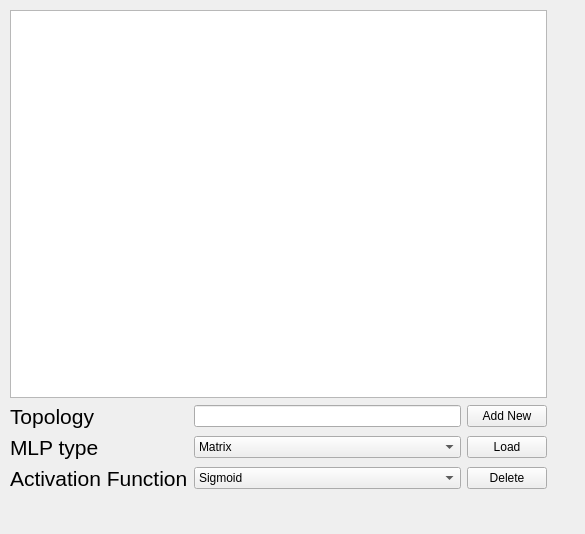
<?xml version="1.0" encoding="UTF-8"?>
<ui version="4.0">
 <class>aboba</class>
 <widget class="QWidget" name="aboba">
  <property name="geometry">
   <rect>
    <x>0</x>
    <y>0</y>
    <width>585</width>
    <height>534</height>
   </rect>
  </property>
  <property name="windowTitle">
   <string>Form</string>
  </property>
  <widget class="QWidget" name="gridLayoutWidget">
   <property name="geometry">
    <rect>
     <x>10</x>
     <y>10</y>
     <width>537</width>
     <height>481</height>
    </rect>
   </property>
   <layout class="QGridLayout" name="gridLayout">
    <item row="2" column="2">
     <widget class="QPushButton" name="LoadAboba">
      <property name="text">
       <string>Load</string>
      </property>
     </widget>
    </item>
    <item row="2" column="1">
     <widget class="QComboBox" name="MLPType">
      <item>
       <property name="text">
        <string>Matrix</string>
       </property>
      </item>
      <item>
       <property name="text">
        <string>Graph</string>
       </property>
      </item>
     </widget>
    </item>
    <item row="3" column="1">
     <widget class="QComboBox" name="AF">
      <item>
       <property name="text">
        <string>Sigmoid</string>
       </property>
      </item>
      <item>
       <property name="text">
        <string>Tanh</string>
       </property>
      </item>
      <item>
       <property name="text">
        <string>ReLU</string>
       </property>
      </item>
      <item>
       <property name="text">
        <string>Leaky ReLU</string>
       </property>
      </item>
      <item>
       <property name="text">
        <string>ELU</string>
       </property>
      </item>
     </widget>
    </item>
    <item row="3" column="2">
     <widget class="QPushButton" name="DeleteAboba">
      <property name="text">
       <string>Delete</string>
      </property>
     </widget>
    </item>
    <item row="1" column="2">
     <widget class="QPushButton" name="CreateAboba">
      <property name="text">
       <string>Add New</string>
      </property>
     </widget>
    </item>
    <item row="2" column="0">
     <widget class="QLabel" name="label">
      <property name="font">
       <font>
        <pointsize>16</pointsize>
       </font>
      </property>
      <property name="text">
       <string>MLP type</string>
      </property>
     </widget>
    </item>
    <item row="3" column="0">
     <widget class="QLabel" name="label_2">
      <property name="font">
       <font>
        <pointsize>16</pointsize>
       </font>
      </property>
      <property name="text">
       <string>Activation Function</string>
      </property>
     </widget>
    </item>
    <item row="0" column="0" colspan="3">
     <widget class="QListWidget" name="AbobaView"/>
    </item>
    <item row="1" column="0">
     <widget class="QLabel" name="label_3">
      <property name="font">
       <font>
        <pointsize>16</pointsize>
       </font>
      </property>
      <property name="text">
       <string>Topology</string>
      </property>
     </widget>
    </item>
    <item row="1" column="1">
     <widget class="QLineEdit" name="Topology"/>
    </item>
   </layout>
  </widget>
  <widget class="QLabel" name="ErrorWindow">
   <property name="geometry">
    <rect>
     <x>20</x>
     <y>500</y>
     <width>541</width>
     <height>31</height>
    </rect>
   </property>
   <property name="font">
    <font>
     <pointsize>16</pointsize>
    </font>
   </property>
   <property name="text">
    <string/>
   </property>
  </widget>
 </widget>
 <resources/>
 <connections/>
</ui>
